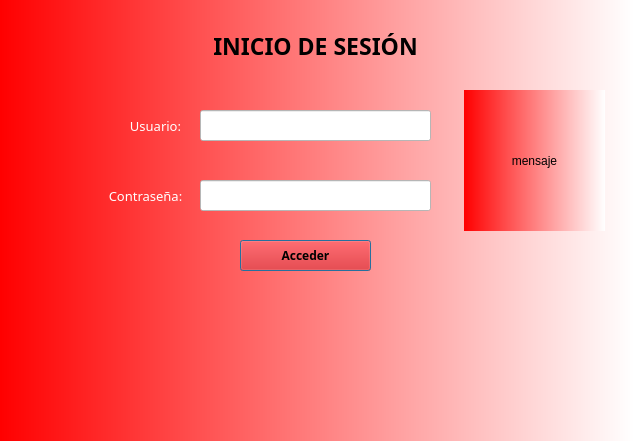
<?xml version="1.0" encoding="UTF-8"?>
<ui version="4.0">
 <class>Dialog</class>
 <widget class="QDialog" name="Dialog">
  <property name="geometry">
   <rect>
    <x>0</x>
    <y>0</y>
    <width>634</width>
    <height>441</height>
   </rect>
  </property>
  <property name="windowTitle">
   <string>Inicio de sesion</string>
  </property>
  <property name="styleSheet">
   <string notr="true">background-color: qlineargradient(spread:pad, x1:0, y1:0, x2:1, y2:0, stop:0 rgba(255, 0, 0, 255), stop:1 rgba(255, 255, 255, 255));</string>
  </property>
  <widget class="QLabel" name="label">
   <property name="geometry">
    <rect>
     <x>430</x>
     <y>340</y>
     <width>201</width>
     <height>101</height>
    </rect>
   </property>
   <property name="styleSheet">
    <string notr="true">background-color: rgba(255, 255, 255, 0);</string>
   </property>
   <property name="text">
    <string notr="true">&lt;html&gt;&lt;head/&gt;&lt;body&gt;&lt;p&gt;&lt;img src=&quot;:/xy/logo_dadep_negro.svg&quot;/&gt;&lt;/p&gt;&lt;/body&gt;&lt;/html&gt;</string>
   </property>
   <property name="scaledContents">
    <bool>false</bool>
   </property>
  </widget>
  <widget class="QLabel" name="label_2">
   <property name="geometry">
    <rect>
     <x>160</x>
     <y>20</y>
     <width>311</width>
     <height>51</height>
    </rect>
   </property>
   <property name="font">
    <font>
     <family>Segoe UI Variable Text</family>
     <pointsize>17</pointsize>
     <weight>75</weight>
     <bold>true</bold>
    </font>
   </property>
   <property name="styleSheet">
    <string notr="true">background-color: rgba(255, 255, 255, 0);</string>
   </property>
   <property name="text">
    <string>INICIO DE SESIÓN</string>
   </property>
   <property name="textFormat">
    <enum>Qt::PlainText</enum>
   </property>
   <property name="alignment">
    <set>Qt::AlignCenter</set>
   </property>
  </widget>
  <widget class="QLabel" name="label_3">
   <property name="geometry">
    <rect>
     <x>0</x>
     <y>100</y>
     <width>311</width>
     <height>51</height>
    </rect>
   </property>
   <property name="font">
    <font>
     <family>Segoe UI Variable Text</family>
     <pointsize>10</pointsize>
     <weight>50</weight>
     <bold>false</bold>
    </font>
   </property>
   <property name="styleSheet">
    <string notr="true">background-color: rgba(255, 255, 255, 0);
color: rgb(255, 255, 255);</string>
   </property>
   <property name="text">
    <string>Usuario:</string>
   </property>
   <property name="textFormat">
    <enum>Qt::PlainText</enum>
   </property>
   <property name="alignment">
    <set>Qt::AlignCenter</set>
   </property>
  </widget>
  <widget class="QLabel" name="label_4">
   <property name="geometry">
    <rect>
     <x>-10</x>
     <y>170</y>
     <width>311</width>
     <height>51</height>
    </rect>
   </property>
   <property name="font">
    <font>
     <family>Segoe UI Variable Text</family>
     <pointsize>10</pointsize>
     <weight>50</weight>
     <bold>false</bold>
    </font>
   </property>
   <property name="styleSheet">
    <string notr="true">background-color: rgba(255, 255, 255, 0);
color: rgb(255, 255, 255);</string>
   </property>
   <property name="text">
    <string>Contraseña:</string>
   </property>
   <property name="textFormat">
    <enum>Qt::PlainText</enum>
   </property>
   <property name="alignment">
    <set>Qt::AlignCenter</set>
   </property>
  </widget>
  <widget class="QLineEdit" name="txtUser">
   <property name="geometry">
    <rect>
     <x>200</x>
     <y>110</y>
     <width>231</width>
     <height>31</height>
    </rect>
   </property>
   <property name="styleSheet">
    <string notr="true">background-color: rgb(255, 255, 255);
color: rgb(0, 0, 0);</string>
   </property>
  </widget>
  <widget class="QLineEdit" name="txtPwd">
   <property name="geometry">
    <rect>
     <x>200</x>
     <y>180</y>
     <width>231</width>
     <height>31</height>
    </rect>
   </property>
   <property name="styleSheet">
    <string notr="true">background-color: rgb(255, 255, 255);
color: rgb(0, 0, 0);</string>
   </property>
   <property name="echoMode">
    <enum>QLineEdit::Password</enum>
   </property>
  </widget>
  <widget class="QPushButton" name="btnLogin">
   <property name="geometry">
    <rect>
     <x>240</x>
     <y>240</y>
     <width>131</width>
     <height>31</height>
    </rect>
   </property>
   <property name="font">
    <font>
     <family>Segoe UI Variable</family>
     <weight>75</weight>
     <bold>true</bold>
    </font>
   </property>
   <property name="styleSheet">
    <string notr="true">background-color: rgb(228, 0, 0);</string>
   </property>
   <property name="text">
    <string>Acceder</string>
   </property>
  </widget>
  <widget class="QLabel" name="lblMesaggeLogin">
   <property name="geometry">
    <rect>
     <x>464</x>
     <y>90</y>
     <width>141</width>
     <height>141</height>
    </rect>
   </property>
   <property name="text">
    <string>mensaje</string>
   </property>
   <property name="alignment">
    <set>Qt::AlignCenter</set>
   </property>
  </widget>
 </widget>
 <resources>
  <include location="../assets/image-1.qrc"/>
 </resources>
 <connections/>
</ui>
